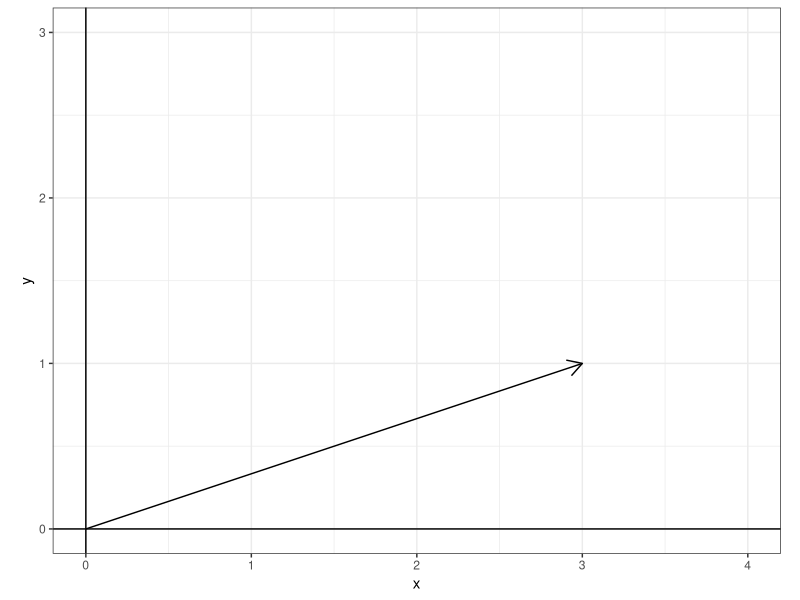
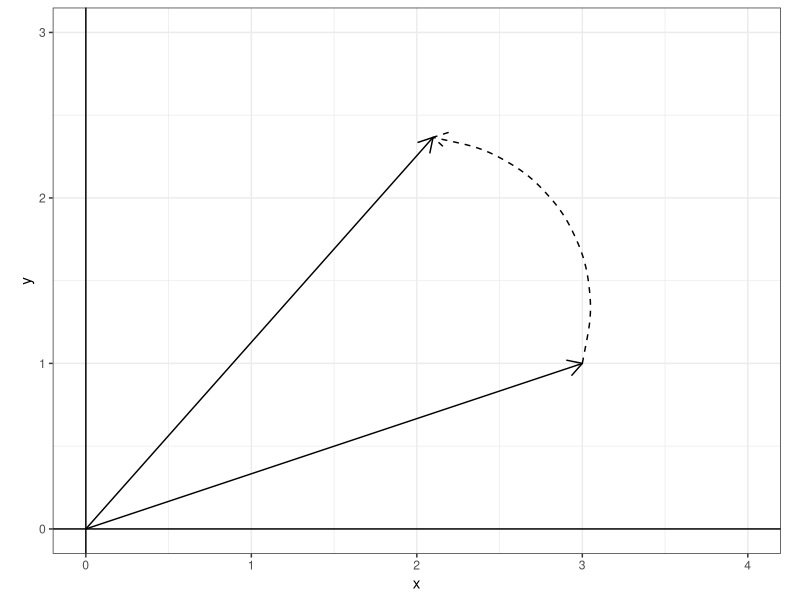
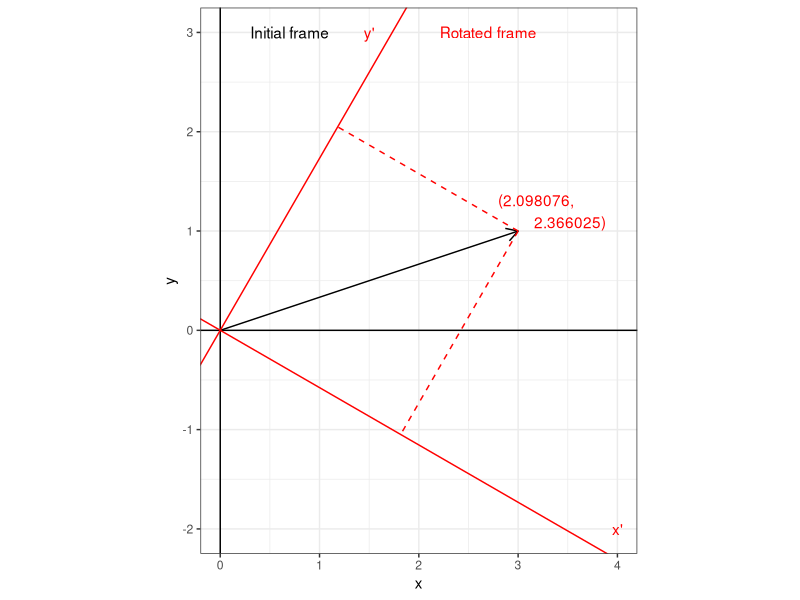

Source code (R) for these figures, in order:
## ---- chunk 1
knitr::opts_chunk$set(collapse = TRUE)
## ---- chunk 2
library(knitr)
library(kableExtra)
library(tibble)

## ---- chunk 3
library(magrittr)
library(ggplot2)
theme_set(theme_bw())
## ---- chunk 4
mypoint <- data.frame(x = 3, y = 1)
ggplot(data = mypoint) +
  geom_segment(aes(x = 0, y = 0, xend = x, yend = y), arrow = arrow(length = unit(0.03, "npc"))) +
  geom_hline(yintercept = 0) +
  geom_vline(xintercept = 0) +
  ylim(0, 3) + xlim(0, 4) + coord_fixed(ratio = 1)
## ---- chunk 5
rotation_mat <- function(theta, degree = FALSE){
  if (degree){
    theta <- theta * pi / 180
  }
  rmat <- matrix(c(cos(theta), -sin(theta),
                   sin(theta), cos(theta)), nrow = 2, byrow = T)
  return(rmat)
}
rmat <- rotation_mat(30, degree = TRUE)
a_prime <- as.numeric(rmat %*% as.numeric(mypoint))

ggplot(data = mypoint) +
  geom_segment(aes(x = 0, y = 0, xend = x, yend = y),
               arrow = arrow(length = unit(0.03, "npc"))) +
  geom_segment(aes(x = 0, y = 0, xend = a_prime[1], yend = a_prime[2]), 
               arrow = arrow(length = unit(0.03, "npc"))) +
  geom_curve(aes(x = x, y = y, xend = a_prime[1], yend = a_prime[2]), linetype = 2, 
               arrow = arrow(length = unit(0.03, "npc"))) +
  geom_hline(yintercept = 0) +
  geom_vline(xintercept = 0) +
  ylim(0, 3) + xlim(0, 4) + coord_fixed(ratio = 1)
## ---- chunk 6
rotation_mat <- function(theta, degree = FALSE){
  if (degree){
    theta <- theta * pi / 180
  }
  rmat <- matrix(c(cos(theta), -sin(theta),
                   sin(theta), cos(theta)), nrow = 2, byrow = T)
  return(rmat)
}
rmat <- rotation_mat(30, degree = TRUE)
rmat

## ---- chunk 7
as.vector(rmat %*% c(3, 1))
## ---- chunk 8
rmat <- rotation_mat(-30, degree = TRUE)
p_1 <- as.numeric(rmat %*% c(1, 0))
p_2 <- as.numeric(rmat %*% c(0, 1))

rmat <- rotation_mat(-30, degree = TRUE)
p_3 <- as.numeric(rmat %*% c(0, 2.366025))
p_4 <- as.numeric(rmat %*% c(2.098076, 0))

mypoint_1 <- data.frame(x = p_1[1], y = p_1[2])
mypoint_2 <- data.frame(x = p_2[1], y = p_2[2])
ggplot(data = mypoint) +
  geom_segment(aes(x = 0, y = 0, xend = x, yend = y), arrow = arrow(length = unit(0.03, "npc"))) +
  geom_hline(yintercept = 0) +
  geom_vline(xintercept = 0) +
  geom_abline(slope = p_1[2] / p_1[1], intercept = 0, col = "red") +
  geom_abline(slope = p_2[2] / p_2[1], intercept = 0, col = "red") +
  annotate("text", x = 2.7, y = 3, label = "Rotated frame", col = "red") +
  annotate("text", x = 1.5, y = 3, label = "y'", col = "red") +
  annotate("text", x = 4, y = -2, label = "x'", col = "red") +
  annotate("text", x = 3.2, y = 1.2, label = "(2.098076, \n                2.366025)", col = "red") +
  annotate("text", x = 0.7, y = 3, label = "Initial frame", col = "black") +
  geom_segment(aes(x = 3, y = 1, xend = p_3[1], yend = p_3[2]), linetype = "dashed", col = "red") +
  geom_segment(aes(x = 3, y = 1, xend = p_4[1], yend = p_4[2]), linetype = "dashed", col = "red") +
  ylim(-2, 3) + xlim(0, 4) + coord_fixed(ratio = 1)
## ---- chunk 9
matrix(c(cos(11*pi / 6), cos(pi / 3), 
          cos(2*pi / 3), cos(11*pi / 6)), ncol = 2, byrow = T)
